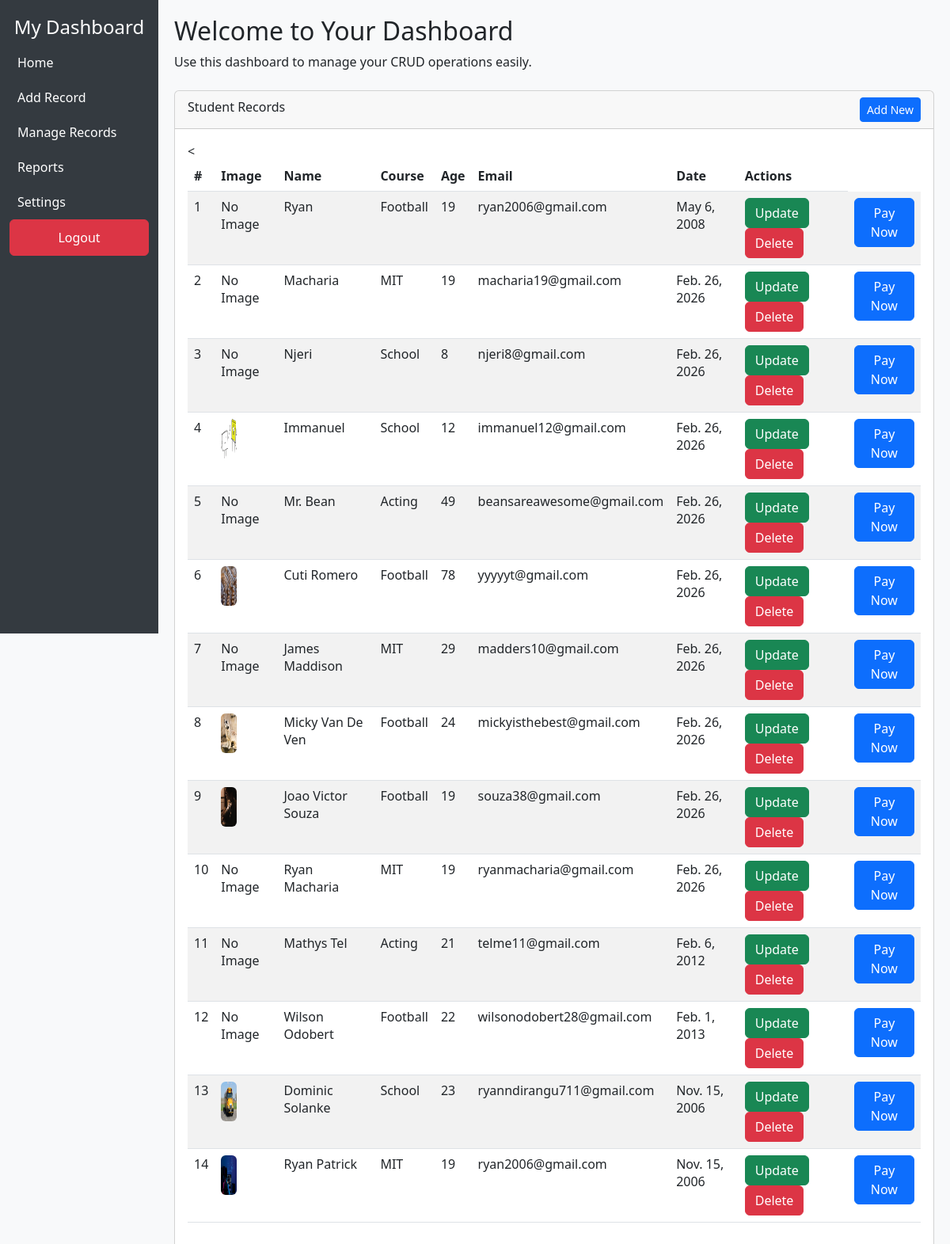
Page /index/ (signed in) on the earlier database version.
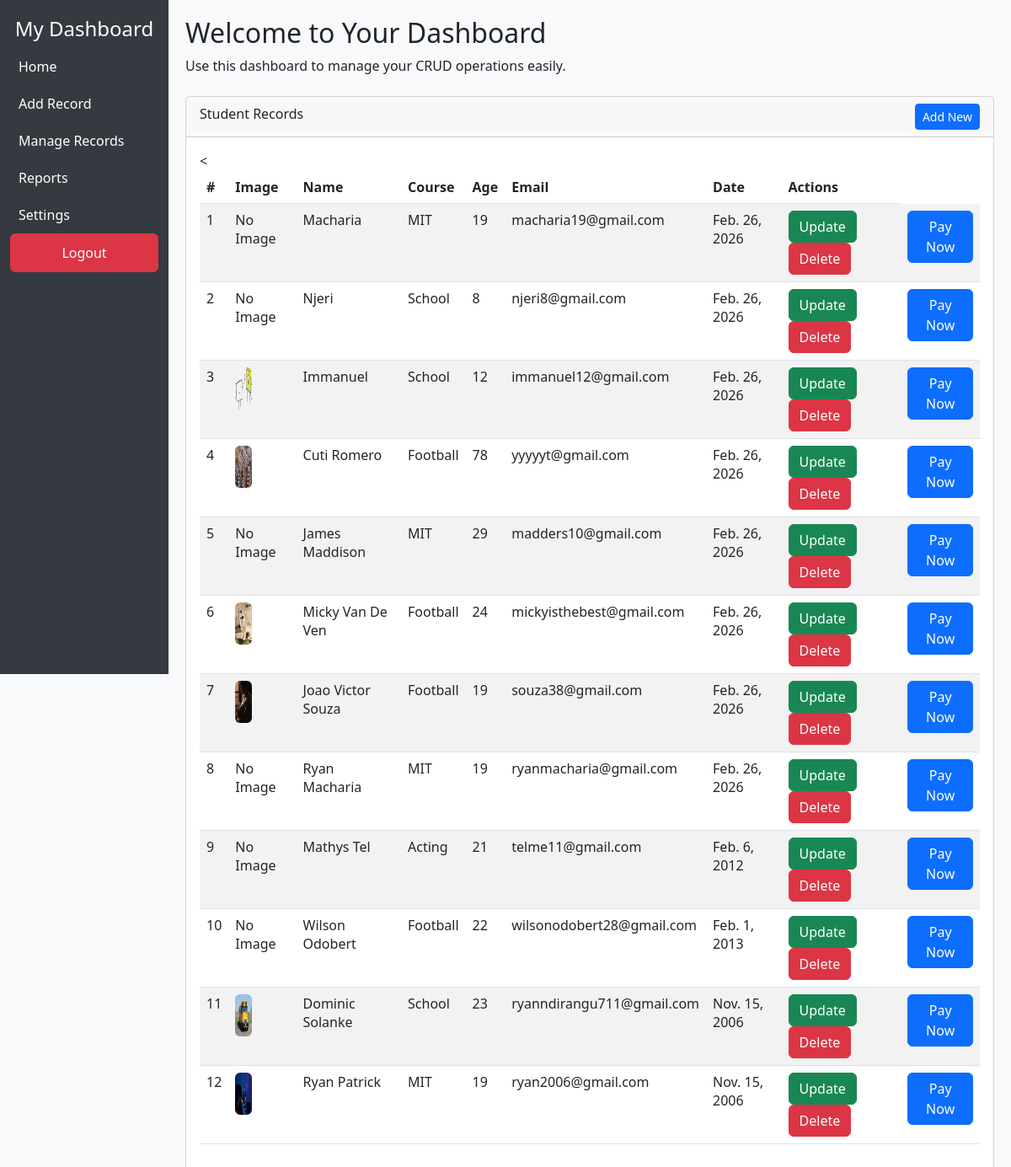
Same page on the later database version.
### Admin/models.py (models this page shows, shortened)
class Student(models.Model):
    image = models.ImageField(upload_to='students/',null=True,blank=True)
    name = models.CharField(max_length=20)
    course = models.CharField(max_length=50)
    age = models.IntegerField()
    email = models.EmailField()
    date = models.DateField(default=timezone.now)

### Admin/views.py (the view)
# urls.py: path('index/', views.index, name='index'),
@login_required
def index(request):
    students = Student.objects.all()
    return render(request, 'index.html', context={'students': students} )

### Admin/templates/index.html (shortened to what this page needs)
{% load static %}
<html lang="en">
<head>
    <link rel="stylesheet" href="https://cdn.jsdelivr.net/npm/bootstrap@5.3.0/dist/css/bootstrap.min.css">
    <link rel="stylesheet" href="../../static/css/main.css">
</head>
<body>
<div class="container-fluid">
    <div class="row">
        <div class="col-md-3 col-lg-2 sidebar">
            <h4 class="text-center">My Dashboard</h4>
            <a href="#">Home</a>
            <a href="{% url 'add_record' %}">Add Record</a>
            <a href="#">Manage Records</a>
            <a href="#">Reports</a>
            <a href="#">Settings</a>
            {% if user.is_authenticated %}
            <a href="{% url 'logout' %}" class="btn btn-danger">Logout</a>
            {% else %}
            <a href="" class="btn btn-primary">Login</a>
            {% endif %}
        </div>
        <div class="col-md-9 col-lg-10 content">
            <h2>Welcome to Your Dashboard</h2>
            <p>Use this dashboard to manage your CRUD operations easily.</p>
            <div class="card mt-4">
                <div class="card-header">
                    Student Records
                    <a href="{% url 'add_record' %}" class="btn btn-primary btn-sm float-end">Add New</a>
                </div>
                <div class="card-body">
                    <table class="table table-striped">
                        <thead>
                        <tr>
                            <th>#</th>
                            <th>Image</th>
                            <th>Name</th>
                            <th>Course</th><
                            <th>Age</th>
                            <th>Email</th>
                            <th>Date</th>
                            <th>Actions</th>
                        </tr>
                        </thead>
                        <tbody>
                            {% for student in students %}
                                <tr>
                                    <td>{{ forloop.counter }}</td>
                                    <td>
                                        {% if student.image %}
                                        <img src="{{ student.image.url }}" alt="" width="80px" height="70px" class="rounded">
                                        {% else %}
                                        No Image
                                        {% endif %}
                                    </td>
                                    <td>{{ student.name }}</td>
                                    <td>{{ student.course }}</td>
                                    <td>{{ student.age }}</td>
                                    <td>{{ student.email }}</td>
                                    <td>{{ student.date }}</td>
                                    <td>
                                        <a href="{% url 'update_record' student.id %}" class="btn btn-success">Update</a>
                                        <form action="{% url 'delete_record' student.id %}" method="POST" style="display:inline">
                                            <button type="submit" class="btn btn-danger" onclick="return confirm('Are you sure you want to Delete this Record?')">Delete</button>
                                        </form>
                                    </td>
                                    <td>
                                        <a href="{% url 'payment' student.id %}" class="btn btn-primary">Pay Now</a>
                                    </td>
                                </tr>
                            {% endfor %}
                        </tbody>
                    </table>
                </div>
            </div>
        </div>
    </div>
</div>
</body>
</html>

### static/css/main.css (style rules this page uses)
body { background-color: #f8f9fa; }
.sidebar { height: 100vh; background-color: #343a40; color: white; padding-top: 20px; }
.sidebar a { color: white; text-decoration: none; display: block; padding: 10px; }
.content { padding: 20px; }
table img { width: 20px; height: 50px; }

Differences in the rows shown:
removed Student: image "No Image", name "Ryan", course "Football", age "19", email "ryan2006@gmail.com", date "May 6, 2008"
removed Student: shows "No Image", name "Mr. Bean", course "Acting", age "49", email "beansareawesome@gmail.com", date "Feb. 26, 2026"
